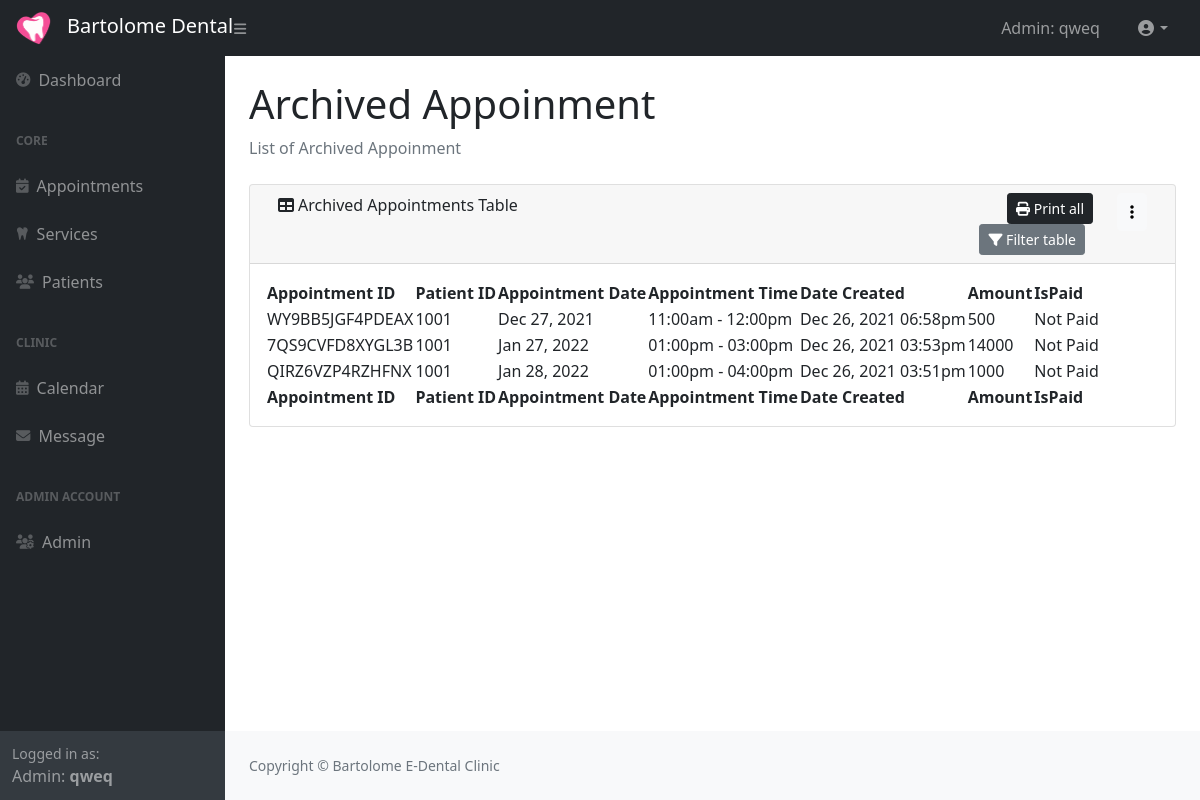
The app's page /admin/archiveAppointments.php (signed in) with its own data.
### tables this page shows
CREATE TABLE `archived_appointment` (
  `Appointment_Id` varchar(20) NOT NULL,
  `Patient_ID` int(5) NOT NULL,
  `Contact` varchar(12) NOT NULL,
  `Appoinment_Date` date NOT NULL,
  `Appointment_StartTime` time NOT NULL,
  `Appointment_EndTime` time NOT NULL,
  `Duration_Minutes` int(3) NOT NULL,
  `Allotted_Hours` int(2) NOT NULL,
  `Date_Created` datetime NOT NULL,
  `Payment_Method` varchar(25) NOT NULL,
  `IsPaid` tinyint(1) NOT NULL,
  `Amount` int(6) NOT NULL,
  `IsDone` tinyint(1) NOT NULL,
  `IsApproved` tinyint(1) NOT NULL
);

### classes/databaseConnection.class.php (called while the page is built)
<?php
class DatabaseConnection {
    private $host = 'localhost';
    private $user = 'root';
    private $password = '';
    private $databaseName = 'dentalclinic_system';
    protected function connect(){
        try{
            $dsn = 'mysql:host='. $this->host .';dbname='. $this->databaseName;
            $pdo =  new PDO($dsn, $this->user, $this->password);
            $pdo->setAttribute(PDO::ATTR_DEFAULT_FETCH_MODE,PDO::FETCH_ASSOC);
            return $pdo;
        }catch(PDOException $e){
            print "Error: " .$e->getMessage() . "<br/>";
            die();
        }
    }
}

### classes/appoinment.class.php (called while the page is built, shortened)
<?php
include_once 'databaseConnection.class.php';
class Appointment extends DatabaseConnection
{
    public function getAllArchiveAppointment()
    {
        $sql = "SELECT * FROM `archived_appointment` ORDER BY `Date_Created` DESC";
        $stmt = $this->connect()->query($sql);
        return $stmt;
    }
}

### admin/archiveAppointments.php (the view, shortened to what this page needs)
<!DOCTYPE html>
<html lang="en">
<head>
    <?php include 'html-head.php' ?>
</head>
<body class="sb-nav-fixed">
    <?php include 'nav_top.php' ?>
    <div id="layoutSidenav">
        <?php include 'nav_side.php' ?>
        <div id="layoutSidenav_content">
            <main>
                <div class="container-fluid px-4">
                    <h1 class="mt-4">Archived Appoinment</h1>
                    <ol class="breadcrumb mb-4">
                        <li class="breadcrumb-item active" aria-current="page">List of Archived Appoinment</li>
                    </ol>
                    <div class="card mb-4">
                        <div class="card-header">
                            <div class="container">
                                <div class="row">
                                    <div class="col">
                                        <i class="fas fa-table me-1"></i>Archived Appointments Table
                                    </div>
                                    <div class="col-3 align-self-end">
                                        <form action="appointmentFile" method="post" target="_blank">
                                            <button type="submit" class="btn btn-dark btn-sm w-auto float-end">
                                                <i class="fa fa-print"></i>
                                                Print all
                                            </button>
                                        </form>
                                        <button type="button" class="btn btn-secondary btn-sm w-auto float-end mx-2" data-bs-toggle="modal" data-bs-target="#filteringModal">
                                            <i class="fa fa-filter"></i>
                                            Filter table
                                        </button>
                                    </div>
                                    <div class="col-auto">
                                        <div class="dropdown float-end">
                                            <a class="btn btn-light" href="#" role="button" id="dropdownMenuLink" data-bs-toggle="dropdown" aria-expanded="false">
                                                <i class="fa fa-ellipsis-v" aria-hidden="true"></i>
                                            </a>
                                        </div>
                                    </div>
                                </div>
                            </div>
                        </div>
                        <div class="card-body">
                            <?php
                            include_once '../classes/appoinment.class.php';
                            $appointment_obj = new Appointment();
                            $stmt_appointments = $appointment_obj->getAllArchiveAppointment();
                            ?>
                            <table class="datatablesSimple">
                                <thead>
                                    <tr>
                                        <th>Appointment ID</th>
                                        <th>Patient ID</th>
                                        <th>Appointment Date</th>
                                        <th>Appointment Time</th>
                                        <th>Date Created</th>
                                        <th>Amount</th>
                                        <th>IsPaid</th>
                                    </tr>
                                </thead>
                                <tfoot>
                                    <tr>
                                        <th>Appointment ID</th>
                                        <th>Patient ID</th>
                                        <th>Appointment Date</th>
                                        <th>Appointment Time</th>
                                        <th>Date Created</th>
                                        <th>Amount</th>
                                        <th>IsPaid</th>
                                    </tr>
                                </tfoot>
                                <tbody>
                                    <?php
                                    while ($row = $stmt_appointments->fetch()) {
                                        $isPaid = ($row["IsPaid"]) ? "Paid" : "Not Paid";
                                        $appDate = date_create($row["Appoinment_Date"]);
                                        $appTime_Start = date_create($row["Appointment_StartTime"]);
                                        $appTime_End = date_create($row["Appointment_EndTime"]);
                                        $dateCreated = date_create($row["Date_Created"]);
                                        $row = "<tr class='appointmentRow' data-bs-toggle='tooltip' data-bs-placement='bottom' " .
                                            "title='Click to view'>" .
                                            "<td class='appid'>" . $row["Appointment_Id"] . "</td>" .
                                            "<td>" . $row["Patient_ID"] . "</td>" .
                                            "<td>" . date_format($appDate, "M d, Y") . "</td>" .
                                            "<td>" . date_format($appTime_Start, " h:ia") . " - " . date_format($appTime_End, " h:ia") . "</td>" .
                                            "<td>" . date_format($dateCreated, "M d, Y h:ia") . "</td>" .
                                            "<td>" . $row["Amount"] . "</td>" .
                                            "<td>" . $isPaid . "</td>" .
                                            "</tr>";
                                        echo $row;
                                    }
                                    ?>
                                </tbody>
                            </table>
                        </div>
                    </div>
                </div>
            </main>
            <?php include 'html-footer.php' ?>
        </div>
    </div>
</body>
</html>

### admin/styles/style.css (style rules this page uses)
table { border: none; outline: none; }
table tr, table td, table th { border: none; }

### records on screen
archived_appointment: Appointment_Id "WY9BB5JGF4PDEAX", Patient_ID "1001", Appoinment_Date "Dec 27, 2021", Appointment_StartTime "11:00am", Appointment_EndTime "12:00pm", Date_Created "Dec 26, 2021 06:58pm", Amount "500", IsPaid "Not Paid"
archived_appointment: Appointment_Id "7QS9CVFD8XYGL3B", Patient_ID "1001", Appoinment_Date "Jan 27, 2022", Appointment_StartTime "01:00pm", Appointment_EndTime "03:00pm", Date_Created "Dec 26, 2021 03:53pm", Amount "14000", IsPaid "Not Paid"
archived_appointment: Appointment_Id "QIRZ6VZP4RZHFNX", Patient_ID "1001", Appoinment_Date "Jan 28, 2022", Appointment_StartTime "01:00pm", Appointment_EndTime "04:00pm", Date_Created "Dec 26, 2021 03:51pm", Amount "1000", IsPaid "Not Paid"

### other values on screen
$_SESSION["userAdmin"] "qweq"
